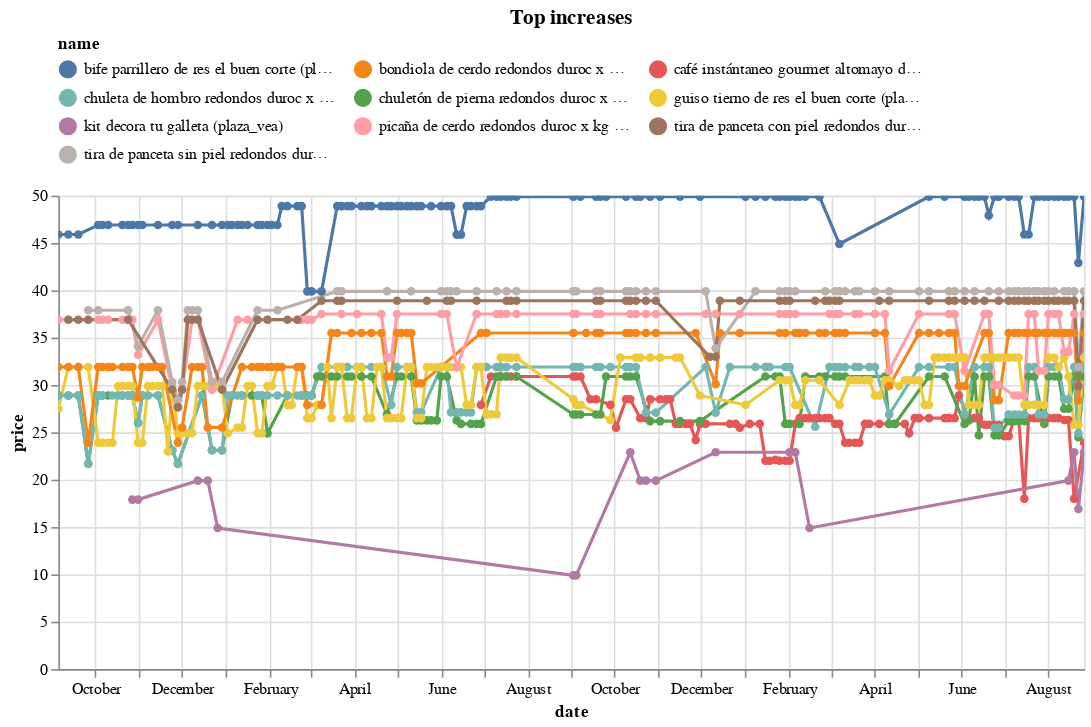

Here is the notebook cell this chart was saved with:
### Code cell
(top_changes_abs
 .sort_values('change')
 .tail(10)
 .pipe(plot_changes, 'Top increases')
)

### Figure 1 — Vega-Lite specification as saved in the notebook (floating-point values rounded to 4 significant figures; data arrays with more than 128 entries replaced by an {"elided": "..."} marker saying what was removed)
{"config": {"view": {"continuousWidth": 300, "continuousHeight": 300}, "legend": {"columns": 3, "orient": "top"}}, "data": {"name": "data-b1c7b0f78775c3f258b5d51a339c3a74"}, "mark": {"type": "line", "point": true}, "encoding": {"color": {"field": "name", "scale": {"domain": ["bife parrillero de res el buen corte (plaza_vea)", "bondiola de cerdo redondos duroc x kg (plaza_vea)", "café instántaneo gourmet altomayo doypack 150g (plaza_vea)", "chuleta de hombro redondos duroc x kg (plaza_vea)", "chuletón de pierna redondos duroc x kg (plaza_vea)", "guiso tierno de res el buen corte (plaza_vea)", "kit decora tu galleta (plaza_vea)", "picaña de cerdo redondos duroc x kg (plaza_vea)", "tira de panceta con piel redondos duroc x kg (plaza_vea)", "tira de panceta sin piel redondos duroc x kg (plaza_vea)"]}, "type": "nominal"}, "tooltip": [{"field": "name", "type": "nominal"}, {"field": "price", "type": "quantitative"}, {"field": "last_price", "type": "quantitative"}], "x": {"field": "date", "type": "temporal"}, "y": {"field": "price", "type": "quantitative"}}, "params": [{"name": "param_11", "select": {"type": "point", "fields": ["name"]}, "bind": "legend"}, {"name": "param_12", "select": {"type": "interval", "encodings": ["x", "y"]}, "bind": "scales"}], "title": "Top increases", "transform": [{"filter": {"param": "param_11"}}], "width": 650, "$schema": "https://vega.github.io/schema/vega-lite/v5.20.1.json", "datasets": {"data-b1c7b0f78775c3f258b5d51a339c3a74": {"elided": "940 records"}}}
